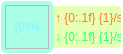
<?xml version="1.0" encoding="UTF-8"?>
<ui version="4.0">
 <class>center</class>
 <widget class="QWidget" name="center">
  <property name="geometry">
   <rect>
    <x>0</x>
    <y>0</y>
    <width>123</width>
    <height>54</height>
   </rect>
  </property>
  <property name="minimumSize">
   <size>
    <width>123</width>
    <height>54</height>
   </size>
  </property>
  <property name="maximumSize">
   <size>
    <width>123</width>
    <height>54</height>
   </size>
  </property>
  <property name="cursor">
   <cursorShape>PointingHandCursor</cursorShape>
  </property>
  <property name="windowTitle">
   <string>Form</string>
  </property>
  <property name="toolTip">
   <string>行動是治癒恐懼的良藥，而猶豫、拖延將不斷滋養恐懼</string>
  </property>
  <property name="styleSheet">
   <string notr="true">QWidget#center{
background-color: rgba(255, 255, 255, 0);
}</string>
  </property>
  <widget class="QLabel" name="memUse">
   <property name="geometry">
    <rect>
     <x>0</x>
     <y>0</y>
     <width>54</width>
     <height>54</height>
    </rect>
   </property>
   <property name="minimumSize">
    <size>
     <width>54</width>
     <height>54</height>
    </size>
   </property>
   <property name="maximumSize">
    <size>
     <width>54</width>
     <height>54</height>
    </size>
   </property>
   <property name="styleSheet">
    <string notr="true">background-color: transparent;
font: 700 13pt &quot;Magneto&quot;;
color: rgb(135, 243, 255);
border-color: rgb(148, 148, 148);</string>
   </property>
   <property name="text">
    <string>{0}%</string>
   </property>
   <property name="alignment">
    <set>Qt::AlignCenter</set>
   </property>
  </widget>
  <widget class="QFrame" name="frame">
   <property name="geometry">
    <rect>
     <x>53</x>
     <y>6</y>
     <width>68</width>
     <height>42</height>
    </rect>
   </property>
   <property name="minimumSize">
    <size>
     <width>68</width>
     <height>42</height>
    </size>
   </property>
   <property name="maximumSize">
    <size>
     <width>68</width>
     <height>42</height>
    </size>
   </property>
   <property name="styleSheet">
    <string notr="true">QFrame#frame{
	background-color: rgba(215, 255, 130, 150);
	border-top-right-radius: 4px;
    border-bottom-right-radius: 4px;
}</string>
   </property>
   <property name="frameShape">
    <enum>QFrame::StyledPanel</enum>
   </property>
   <property name="frameShadow">
    <enum>QFrame::Raised</enum>
   </property>
   <layout class="QVBoxLayout" name="verticalLayout">
    <property name="spacing">
     <number>0</number>
    </property>
    <property name="leftMargin">
     <number>2</number>
    </property>
    <property name="topMargin">
     <number>2</number>
    </property>
    <property name="rightMargin">
     <number>0</number>
    </property>
    <property name="bottomMargin">
     <number>2</number>
    </property>
    <item>
     <widget class="QLabel" name="netUp">
      <property name="styleSheet">
       <string notr="true">font: 8pt &quot;Microsoft YaHei UI&quot;;
color: rgb(252, 255, 96);
color: rgb(255, 121, 44);
background-color: transparent;
</string>
      </property>
      <property name="text">
       <string>↑ {0:.1f} {1}/s</string>
      </property>
     </widget>
    </item>
    <item>
     <widget class="QLabel" name="netDown">
      <property name="styleSheet">
       <string notr="true">font: 8pt &quot;Microsoft YaHei UI&quot;;
color: rgb(48, 255, 124);
background-color: transparent;</string>
      </property>
      <property name="text">
       <string>↓ {0:.1f} {1}/s</string>
      </property>
     </widget>
    </item>
   </layout>
  </widget>
  <widget class="QFrame" name="memColorFrame">
   <property name="geometry">
    <rect>
     <x>5</x>
     <y>5</y>
     <width>44</width>
     <height>44</height>
    </rect>
   </property>
   <property name="styleSheet">
    <string notr="true">background-color: qlineargradient(spread:pad, x1:0.5, y1:0, x2:0.5, y2:1, stop:0 rgba(33, 203, 48, 200), stop:{2:.2f} #4c9b24, stop:{3:.2f} #51c55f, stop:1 rgba(179, 255, 57, 200));
border-radius: 3px;</string>
   </property>
   <property name="frameShape">
    <enum>QFrame::StyledPanel</enum>
   </property>
   <property name="frameShadow">
    <enum>QFrame::Raised</enum>
   </property>
  </widget>
  <widget class="QFrame" name="borderColor">
   <property name="geometry">
    <rect>
     <x>1</x>
     <y>1</y>
     <width>52</width>
     <height>52</height>
    </rect>
   </property>
   <property name="maximumSize">
    <size>
     <width>52</width>
     <height>52</height>
    </size>
   </property>
   <property name="styleSheet">
    <string notr="true">background-color: rgba(32, 255, 188, 100);
border-radius: 5px;</string>
   </property>
   <property name="frameShape">
    <enum>QFrame::StyledPanel</enum>
   </property>
   <property name="frameShadow">
    <enum>QFrame::Raised</enum>
   </property>
  </widget>
  <zorder>frame</zorder>
  <zorder>borderColor</zorder>
  <zorder>memColorFrame</zorder>
  <zorder>memUse</zorder>
 </widget>
 <resources/>
 <connections/>
</ui>
